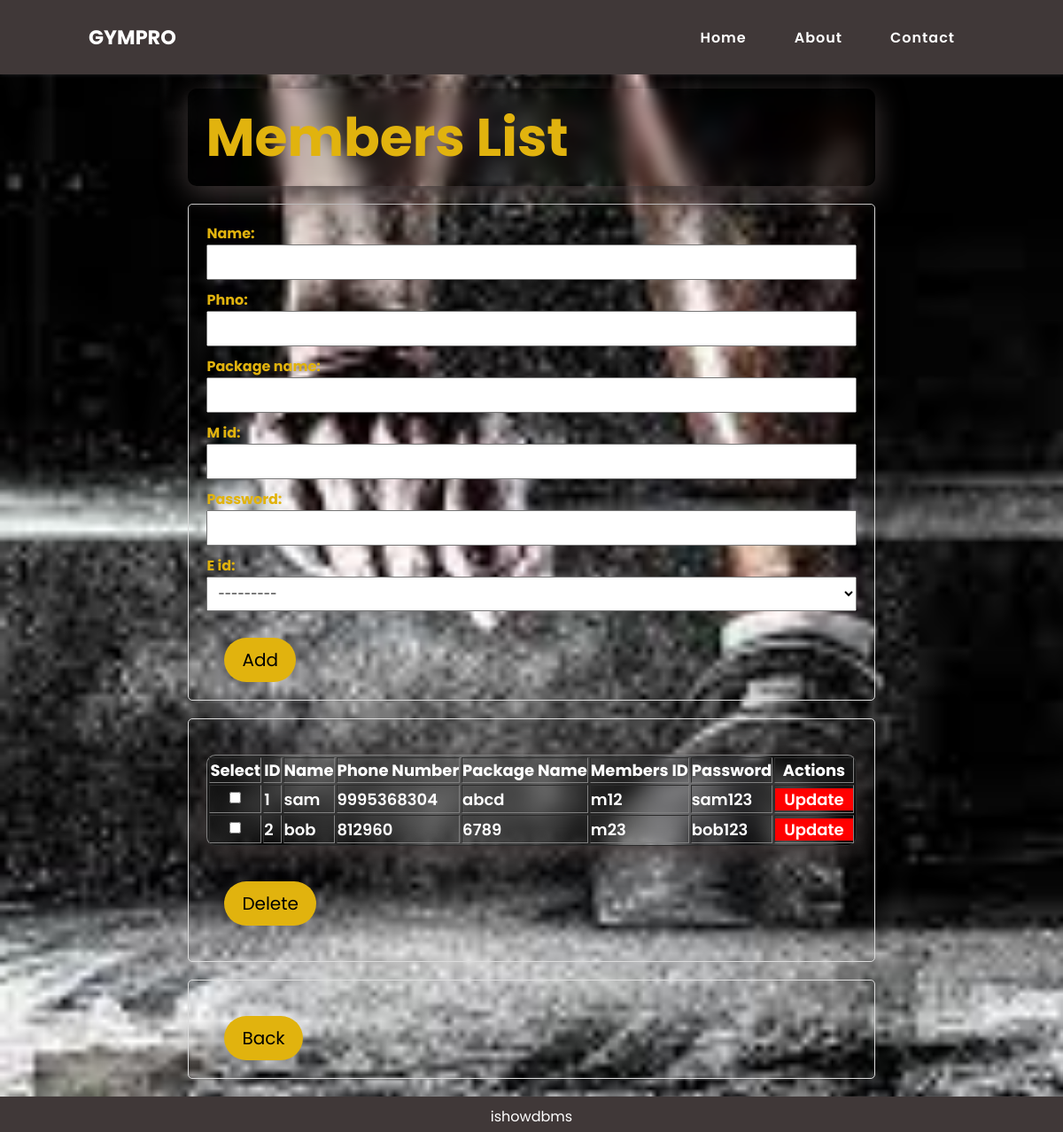
/members_list/, run on an earlier commit of the app's database.
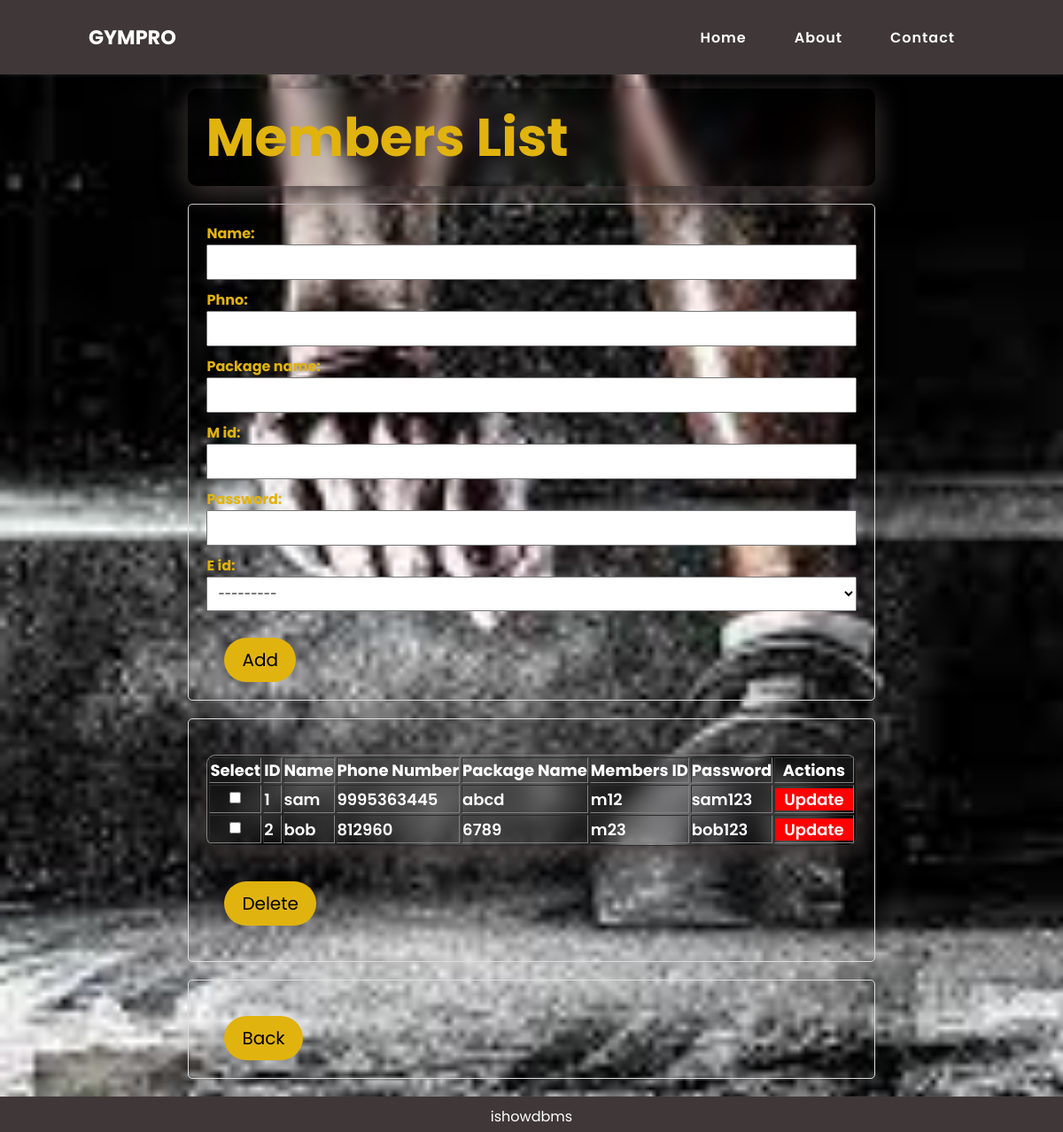
And on a later commit of the database.
### dbms/models.py (models this page shows)
class members(models.Model):
    name = models.CharField(max_length=255)
    phno = models.IntegerField()  # Assuming a string representation for phone number
    package_name = models.CharField(max_length=100)
    m_id = models.CharField(max_length=50, unique=True)  # Assuming a unique member ID
    password = models.CharField(max_length=255)  # Storing passwords as plaintext is not recommended in production
    e_id = models.ForeignKey(employee,related_name='members', on_delete=models.CASCADE)

### dbms/views.py (the view)
# urls.py: path('members_list/', members_list, name='members_list'),
def members_list(request):
    member = members.objects.all()
    form = memberForm()
    if request.method == 'POST':
        form = memberForm(request.POST)
        if form.is_valid():
            form.save()
            return redirect('members_list')
    return render(request, 'members_list.html', {'member': member, 'form': form})

### dbms/forms.py
class memberForm(forms.ModelForm):
    class Meta:
        model = members
        fields = '__all__'

### dbms/templates/members_list.html (shortened to what this page needs)
<!DOCTYPE html>
<html lang="en">
{% load static %}
<head>
    <link rel="stylesheet" type="text/css" href="{% static 'employee_list.css' %}">
</head>
<body>
    <nav>
        <a href="#" class="logo">GymPRO</a>
        <ul class="menu">
            <li><a href="#home" onclick="toggleMenu();">Home</a></li>
            <li><a href="#about" onclick="toggleMenu();">About</a></li>
            <li><a href="#about" onclick="toggleMenu();">Contact</a></li>
        </ul>
    </nav>
<section>
    <div class="main">
        <div class="main-sub">
            <h1>Members List</h1>
            <form method="post" action="{% url 'members_list' %}">
                {{ form.as_p }}
                <button type="submit">Add</button>
            </form>
            <form method="post" action="{% url 'delete_members' %}">
                <table border="1">
                    <tr>
                        <th>Select</th>
                        <th>ID</th>
                        <th>Name</th>
                        <th>Phone Number</th>
                        <th>Package Name</th>
                        <th>Members ID</th>
                        <th>Password</th>
                        <th scope="col">Actions</th>
                    </tr>
                    {% for memberr in member %}
                    <tr>
                        <td><input type="checkbox" name="selected_ids" value="{{ memberr.id }}"></td>
                        <td>{{ memberr.id }}</td>
                        <td>{{ memberr.name }}</td>
                        <td>{{ memberr.phno }}</td>
                        <td>{{ memberr.package_name }}</td>
                        <td>{{ memberr.m_id }}</td>
                        <td>{{ memberr.password }}</td>
                        <td>
                            <a href="{% url 'update_members' memberr.id %}">Update</a>
                        </td>
                    </tr>
                    {% endfor %}
                </table>
                <div class="btns">
                    <button type="submit">Delete</button>
                    </div>
            </form>
            <form method="get" action="{% url 'adminsucess' %}">
                <button type="submit">Back</button>
            </form>
        </div>
    </div>
</section>
<footer id="footer">
    ishowdbms
</footer>
</body>
</html>

What changed in the data, as far as the page shows it:
changed members "sam": phno "9995368304" → "9995363445"
